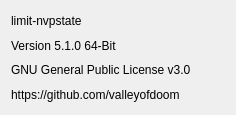
<?xml version="1.0" encoding="UTF-8"?>
<ui version="4.0">
 <class>About</class>
 <widget class="QDialog" name="About">
  <property name="geometry">
   <rect>
    <x>0</x>
    <y>0</y>
    <width>236</width>
    <height>115</height>
   </rect>
  </property>
  <property name="windowTitle">
   <string>Dialog</string>
  </property>
  <layout class="QVBoxLayout" name="verticalLayout">
   <item>
    <widget class="QLabel" name="label">
     <property name="text">
      <string>limit-nvpstate</string>
     </property>
    </widget>
   </item>
   <item>
    <widget class="QLabel" name="label_2">
     <property name="text">
      <string>Version 5.1.0 64-Bit</string>
     </property>
    </widget>
   </item>
   <item>
    <widget class="QLabel" name="label_3">
     <property name="text">
      <string>GNU General Public License v3.0</string>
     </property>
    </widget>
   </item>
   <item>
    <widget class="QLabel" name="label_4">
     <property name="text">
      <string>https://github.com/valleyofdoom</string>
     </property>
    </widget>
   </item>
  </layout>
 </widget>
 <resources/>
 <connections/>
</ui>
